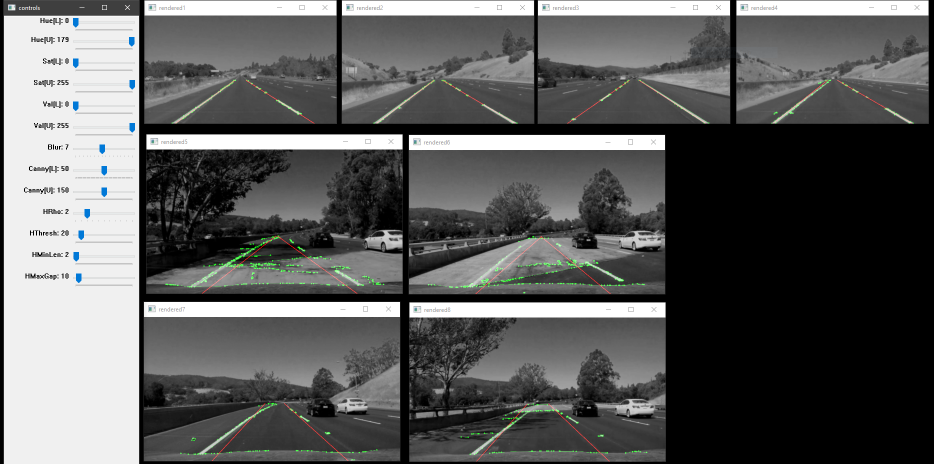
#> input picture examples/tool.png, 1867 x 927 px (shown at 1/2 size)
$ python -i pipeline.py   (imports and definitions only)
#> lines starting #> are read from the running program, lines starting #| are printed output that depends on the picture; after the words box and inside, x2 and y2 are one past the last pixel; in counts of white or black regions, pixels touching at a corner belong together
import numpy as np
import cv2
from functools import partial

# =====================================================================================
# Helper Functions
# =====================================================================================


def grayscale(img):
    """Applies the Grayscale transform"""
    return cv2.cvtColor(img, cv2.COLOR_RGB2GRAY)


def canny(img, low_threshold, high_threshold):
    """Applies the Canny transform"""
    return cv2.Canny(img, low_threshold, high_threshold)


def gaussian_blur(img, kernel_size):
    """Applies a Gaussian Noise kernel"""
    return cv2.GaussianBlur(img, (kernel_size, kernel_size), 0)


def region_of_interest(img, vertices):
    """
    Applies an image mask.

    Only keeps the region of the image defined by the polygon
    formed from `vertices`. The rest of the image is set to black.
    `vertices` should be a numpy array of integer points.
    """
    # defining a blank mask to start with
    mask = np.zeros_like(img)

    # defining a 3 channel or 1 channel color to fill the mask with depending on the input image
    if len(img.shape) > 2:
        channel_count = img.shape[2]  # i.e. 3 or 4 depending on your image
        ignore_mask_color = (255,) * channel_count
    else:
        ignore_mask_color = 255

    # filling pixels inside the polygon defined by "vertices" with the fill color
    cv2.fillPoly(mask, vertices, ignore_mask_color)

    # returning the image only where mask pixels are nonzero
    masked_image = cv2.bitwise_and(img, mask)
    return masked_image


def draw_lines(img, lines, color=[255, 0, 0], thickness=2):
    """
    NOTE: this is the function you might want to use as a starting point once you want to
    average/extrapolate the line segments you detect to map out the full
    extent of the lane (going from the result shown in raw-lines-example.mp4
    to that shown in P1_example.mp4).

    Think about things like separating line segments by their
    slope ((y2-y1)/(x2-x1)) to decide which segments are part of the left
    line vs. the right line.  Then, you can average the position of each of
    the lines and extrapolate to the top and bottom of the lane.

    This function draws `lines` with `color` and `thickness`.
    Lines are drawn on the image inplace (mutates the image).
    If you want to make the lines semi-transparent, think about combining
    this function with the weighted_img() function below
    """
    for line in lines:
        for x1, y1, x2, y2 in line:
            cv2.line(img, (x1, y1), (x2, y2), color, thickness)


def hough_lines(img, rho, theta, threshold, min_line_len, max_line_gap, draw_function=draw_lines, **kwargs):
    """
    `img` should be the output of a Canny transform.

    draw_function: Which which accepts image & line to render lanes. Default: draw_lines()

    Returns an image with hough lines drawn.
    """
    rho = max(rho, 1)
    lines = cv2.HoughLinesP(
        img,
        rho,
        theta,
        threshold,
        np.array([]),
        minLineLength=min_line_len,
        maxLineGap=max_line_gap,
    )
    line_img = np.zeros((img.shape[0], img.shape[1], 3), dtype=np.uint8)
    draw_function(line_img, lines, **kwargs)
    return line_img


def weighted_img(img, initial_img, α=0.8, β=1.0, γ=0.0):
    """
    `img` is the output of the hough_lines(), An image with lines drawn on it.
    Should be a blank image (all black) with lines drawn on it.

    `initial_img` should be the image before any processing.

    The result image is computed as follows:

    initial_img * α + img * β + γ
    NOTE: initial_img and img must be the same shape!
    """
    return cv2.addWeighted(initial_img, α, img, β, γ)


# =====================================================================================
# Custom Functions
# =====================================================================================


def draw_lanes(
    img,
    lines,
    horizon=0.5,
    lane_color=(255, 0, 0),
    lane_thickness=10,
    hough_color=(0, 255, 0),
    hough_thickness=1,
    deadzone=15,
    draw_lanes=True,
    draw_hough_points=False,
    draw_hough_lines=False,
    draw_deadzone=False,
    **kwargs
):
    """Draw averaged, filtered & extrapolated lane lines from Hough line.

    Arguments:
        img: Source image
        lines: Result of HoughLinesP

        horizon: At what percent does the virtual horizon lie (Default: 0.5 i.e. 50%)

        draw_hough_points: Should draw hough line end-points (Default: False)
        draw_hough_lines: Should draw hough lines (Default: False)
    """

    left_coords = []
    right_coords = []

    max_x = img.shape[1]
    max_y = img.shape[0]
    min_y = int(img.shape[0] * horizon)

    if lines is None or len(lines) == 0:
        return

    for line in lines:
        for x1, y1, x2, y2 in line:
            # filter out slopes not within the slope range
            m = (y2 - y1) / (x2 - x1)
            if np.isnan(m):
                continue

            # Use "left_coords" list if co-ord lies in the left half of the image
            # else use "right_coords" list
            left_deadzone = int(max_x / 2) - deadzone
            right_deadzone = int(max_x / 2) + deadzone
            if (x1, x2) < (left_deadzone, left_deadzone):
                coords = left_coords
            elif (x1, x2) > (right_deadzone, right_deadzone):
                coords = right_coords
            else:
                continue

            # Append both co-ords to the selected lane list
            coords.append((x1, y1))
            coords.append((x2, y2))

            # Draw hough lines if required
            if draw_hough_lines:
                cv2.line(img, (x1, y1), (x2, y2), color=hough_color, thickness=hough_thickness)

            # Draw hough points if required
            if draw_hough_points:
                radius = hough_thickness * 2
                cv2.circle(img, (x1, y1), radius=radius, color=hough_color, thickness=radius)
                cv2.circle(img, (x2, y2), radius=radius, color=hough_color, thickness=radius)

    # Return if either of co-ord list is empty
    if len(left_coords) == 0 or len(right_coords) == 0:
        return

    # Convert to co-ords to numpy array. Transpose it so that:
    # coords[0] = all x co-ordinates
    # coords[1] = all y co-ordinates
    left_coords = np.array(left_coords).T
    right_coords = np.array(right_coords).T

    # Fit two lines for left_coords & right_coords using "polyfit".
    # These lines are the "averaged/smoothed" line
    # "poly1d" will return a "line-function" for the polyfit
    left_line = np.poly1d(np.polyfit(left_coords[1], left_coords[0], deg=1))
    right_line = np.poly1d(np.polyfit(right_coords[1], right_coords[0], deg=1))

    # Resolve points for averaged line using the "line-function"
    left_p1 = np.array([left_line(min_y), min_y], dtype=np.uint)
    left_p2 = np.array([left_line(max_y), max_y], dtype=np.uint)
    right_p1 = np.array([right_line(min_y), min_y], dtype=np.uint)
    right_p2 = np.array([right_line(max_y), max_y], dtype=np.uint)

    # Draw the averaged lane lines
    if draw_lanes:
        cv2.line(img, left_p1, left_p2, color=lane_color, thickness=lane_thickness)
        cv2.line(img, right_p1, right_p2, color=lane_color, thickness=lane_thickness)

    # DEBUG: vertical mid line
    if draw_deadzone:
        cv2.line(img, (int(max_x / 2), 0), (int(max_x / 2), max_y), (0, 255, 0), thickness=1)
        cv2.line(img, (left_deadzone, 0), (left_deadzone, max_y), (0, 255, 255), thickness=1)
        cv2.line(img, (right_deadzone, 0), (right_deadzone, max_y), (0, 255, 255), thickness=1)


def lane_mask_quad(img, top_width=100, offset_top=0.5):
    """Creates a quadrilateral mask for lane detection"""

    x_size = img.shape[1]
    y_size = img.shape[0]

    offset_center = top_width / 2
    top = y_size * offset_top

    return np.array(
        [
            [
                (0, y_size),
                ((x_size / 2) - offset_center, top),
                ((x_size / 2) + offset_center, top),
                (x_size, y_size),
            ]
        ],
        dtype=np.int32,
    )


def grayscale_channel(img, channel="red"):
    """Returns a channel (grayscale).

    Arguments:
        img: Input Image in RBG color space.
        channel:
            0 = Red
            1 = Green
            2 = Blue
    """
    channels = {
        "red": 0,
        "green": 1,
        "blue": 2,
    }
    channel = channels.get(channel, 0)
    return img[:, :, channel]


def color_select_hsv(img, lower=(0, 0, 0), upper=(179, 255, 255)):
    """Color selection in HSV color space"""
    _img = cv2.cvtColor(img, cv2.COLOR_RGB2HSV)
    mask = cv2.inRange(_img, lower, upper)
    masked = cv2.bitwise_and(_img, _img, mask=mask)
    return cv2.cvtColor(masked, cv2.COLOR_HSV2RGB)


# =====================================================================================
# Lane Detection Pipeline
# =====================================================================================

from functools import partial


def lane_detection_pipeline(img, **kwargs):
    """Lane Detection Pipeline

    Arguments:
        img: Input image in RGB color space

    Returns: Processed image in RGB color space
    """

    # Default args
    horizon = kwargs.get("horizon", 0.6)
    mask_top_width = kwargs.get("mask_top_width", 80)
    blur_kernel = kwargs.get("blur_kernel", 7)
    output_intermediate = kwargs.get("output_intermediate", False)

    color_select_args = {
        "lower": (0, 0, 210),
        "upper": (179, 255, 255),
    }

    canny_args = {
        "low_threshold": 50,
        "high_threshold": 150,
    }

    hough_args = {
        "rho": 2,
        "theta": np.pi / 180,
        "threshold": 20,
        "min_line_len": 2,
        "max_line_gap": 10,
    }

    lane_args = {
        "horizon": horizon,
        "draw_hough_points": False,
        "draw_hough_lines": False,
    }

    # Update default with overrides
    color_select_args.update(kwargs.get("color_select_hsv", {}))
    canny_args.update(kwargs.get("canny", {}))
    lane_args.update(kwargs.get("lane", {}))
    hough_args.update(kwargs.get("hough", {}))

    # Custom draw_lanes function+args for the "hough_lines" functions to invoke
    hough_args["draw_function"] = partial(draw_lanes, **lane_args)

    # Create a region mask
    region_mask = lane_mask_quad(img, top_width=mask_top_width, offset_top=horizon)

    # Copy reference of original image
    original_img = img

    # Work on a copy of the image
    img = np.copy(img)

    # Run the pipeline
    img = color_select_hsv(img, **color_select_args)
    img = grayscale_channel(img, channel="red")
    img = gaussian_blur(img, kernel_size=blur_kernel)

    # slight modification to capture intermediate state
    if output_intermediate:
        original_img = np.dstack([img, img, img])

    img = canny(img, **canny_args)
    img = region_of_interest(img, vertices=region_mask)
    img = hough_lines(img, **hough_args)
    img = weighted_img(img, initial_img=original_img)

    return img

>>> import cv2
>>> picture = cv2.cvtColor(cv2.imread('examples/tool.png'), cv2.COLOR_BGR2RGB)
>>> result = lane_detection_pipeline(picture)
#> in lane_detection_pipeline, `region_mask = lane_mask_quad(img, top_width=mask_top_width, offset_top..`: region_mask = [[0, 927], [893, 556], [973, 556], [1867, 927]]
#> in color_select_hsv, `mask = cv2.inRange(_img, lower, upper)`:
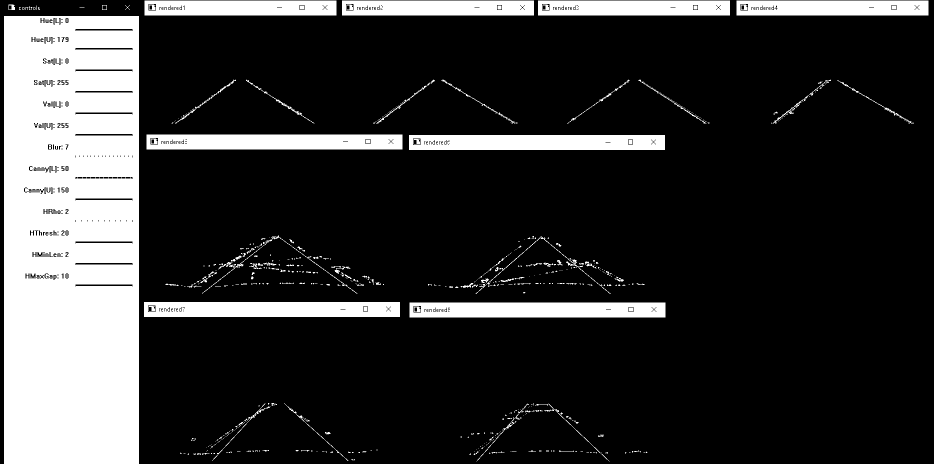
#> mask: shape (927, 1867) (shown at 1/2 size); 20.2% white; 598 white regions (491 under 20 px), largest, box (x1, y1, x2, y2) and area: (8, 32, 278, 927) 234188, (288, 604, 800, 634) 14919, (293, 269, 805, 299) 14917
#> in color_select_hsv, `masked = cv2.bitwise_and(_img, _img, mask=mask)`: masked: shape (927, 1867, 3); mean H, S, V 0.6, 1.2, 49.3
#> in gaussian_blur, `return cv2.GaussianBlur(img, (kernel_size, kernel_size), 0)`:
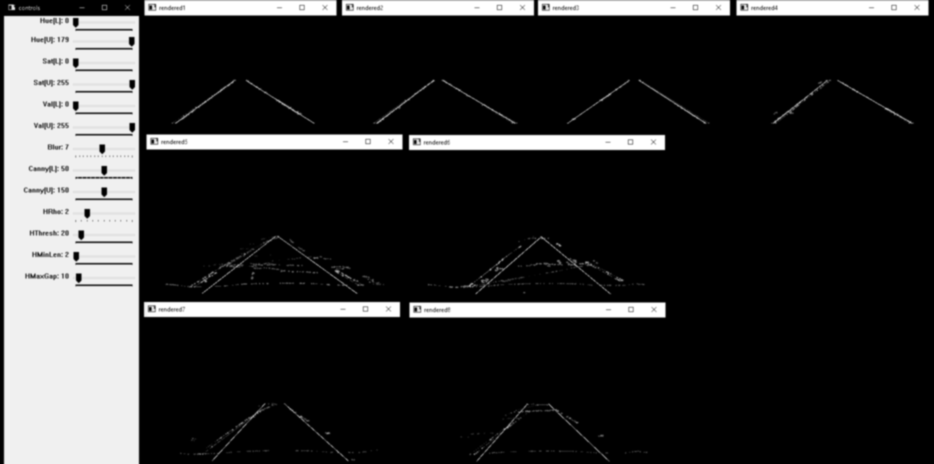
#> returned value: shape (927, 1867) (shown at 1/2 size); min 0, max 255, mean 48.6
#> in canny, `return cv2.Canny(img, low_threshold, high_threshold)`:
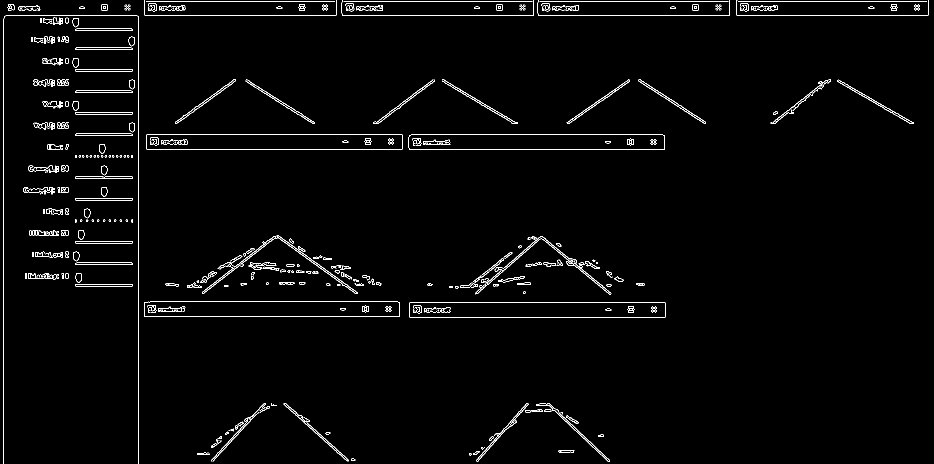
#> returned value: shape (927, 1867) (shown at 1/2 size); 1.8% white in thin lines or dots
#> in region_of_interest, `cv2.fillPoly(mask, vertices, ignore_mask_color)`:
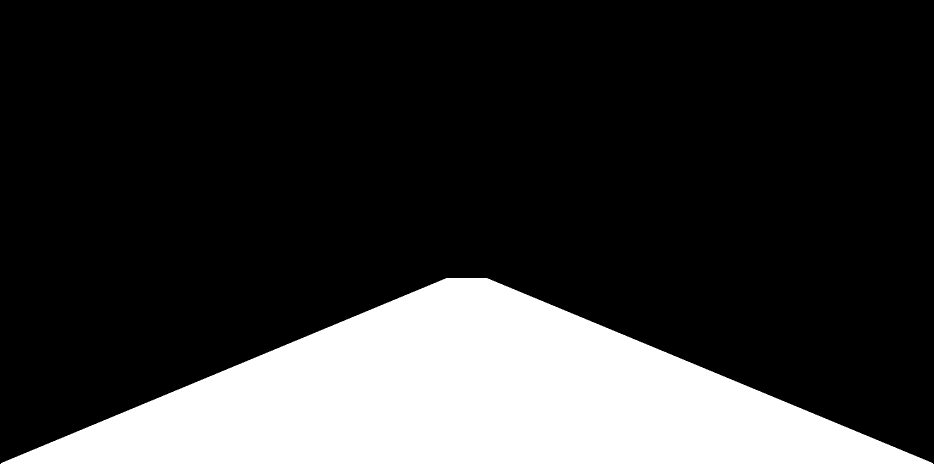
#> mask: shape (927, 1867) (shown at 1/2 size); 20.9% white; 1 white region, box (x1, y1, x2, y2) and area: (2, 556, 1866, 927) 361320
#> in region_of_interest, `masked_image = cv2.bitwise_and(img, mask)`:
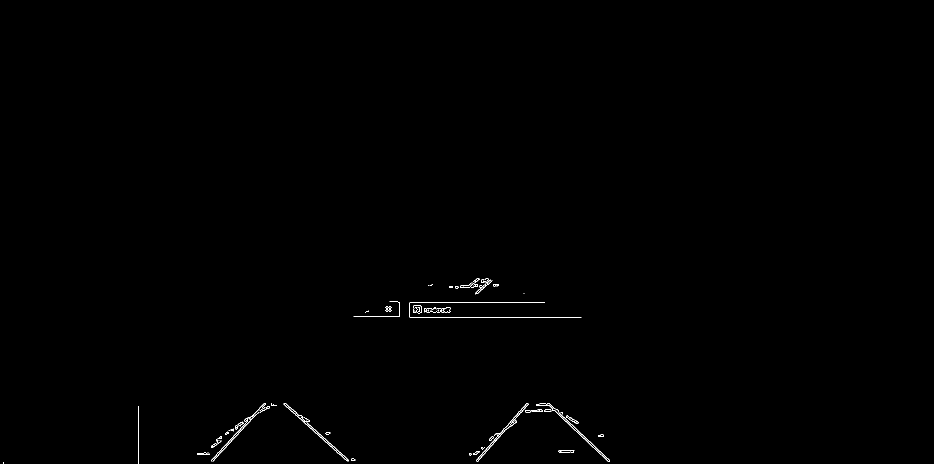
#> masked_image: shape (927, 1867) (shown at 1/2 size); 0.25% white in thin lines or dots, all inside (x1, y1, x2, y2) = (7, 556, 1220, 927)
#> in hough_lines, `lines = cv2.HoughLinesP( img, rho, theta, threshold, np.array([]), min..`: lines = 142 rows, first 6: [423, 919, 528, 806], [819, 634, 1162, 634], [779, 603, 795, 603], [567, 808, 694, 922], [954, 923, 1051, 815], [425, 922, 530, 809]
#> the loop in draw_lanes, `for line in lines:` made 142 passes
#> line on passes 1 to 12: [[423, 919, 528, 806]], [[819, 634, 1162, 634]], [[779, 603, 795, 603]], [[567, 808, 694, 922]], [[954, 923, 1051, 815]], [[425, 922, 530, 809]], [[1189, 896, 1216, 923]], [[1157, 863, 1217, 918]], [[569, 806, 696, 920]], [[952, 921, 996, 873]], [[868, 616, 900, 618]], [[818, 623, 899, 624]]
#> after the loop in draw_lanes, `for line in lines:`: img: shape (927, 1867, 3); every value is 0
#> in draw_lanes, `cv2.line(img, right_p1, right_p2, color=lane_color, thickness=lane_thi..`:
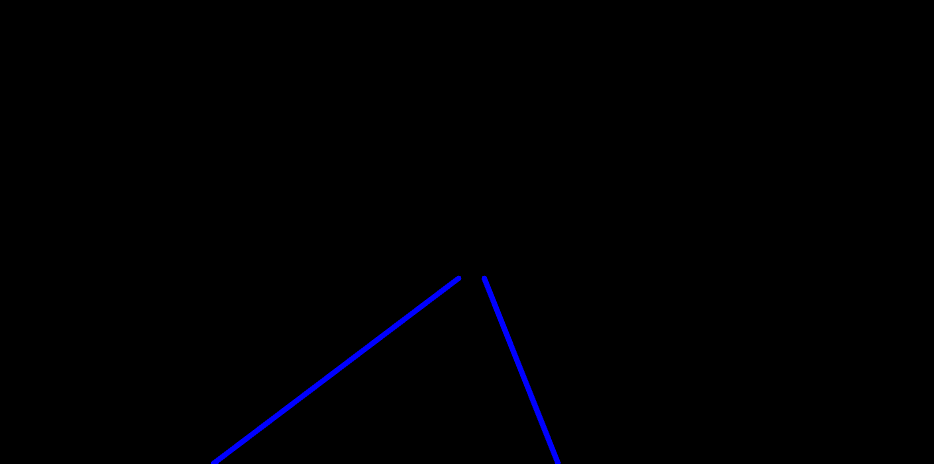
#> img: shape (927, 1867, 3) (shown at 1/2 size); mean of channels 0, 1, 2 1.6, 0, 0; drawn as B, G, R
#> in weighted_img, `return cv2.addWeighted(initial_img, α, img, β, γ)`:
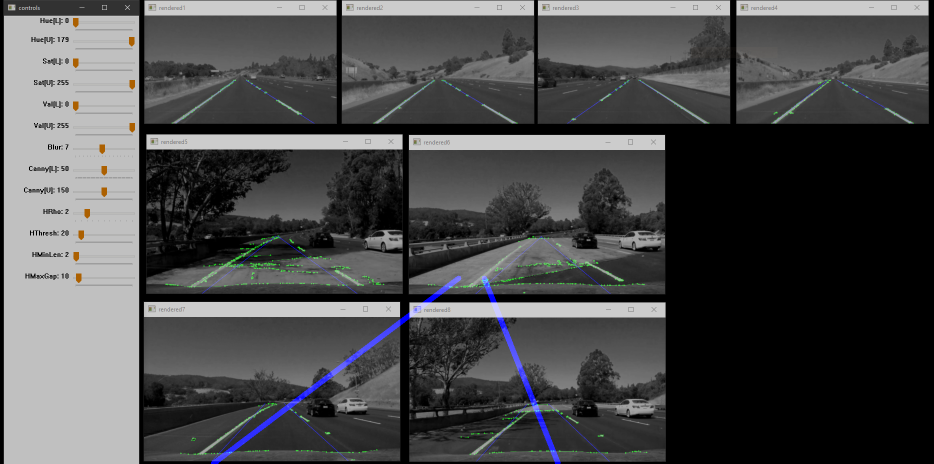
#> returned value: shape (927, 1867, 3) (shown at 1/2 size); mean of channels 0, 1, 2 75.9, 75.2, 74.8; drawn as B, G, R
